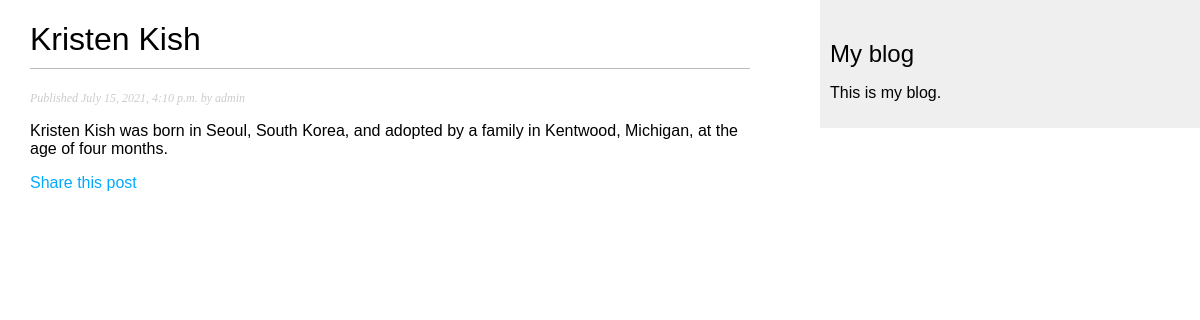
/blog/2021/7/15/kristen-kish/, run on the app's committed database.
### blog/models.py (models this page shows, shortened)
class Post(models.Model):
    STATUS_CHOICES = (
        ("draft", "Draft"),
        ("published", "Published"),
    )
    title = models.CharField(max_length=250)
    slug = models.SlugField(max_length=250, unique_for_date="publish")
    author = models.ForeignKey(
        User, on_delete=models.CASCADE, related_name="blog_posts"
    )
    body = models.TextField()
    publish = models.DateTimeField(default=timezone.now)
    created = models.DateTimeField(auto_now_add=True)
    updated = models.DateTimeField(auto_now=True)
    status = models.CharField(max_length=10, choices=STATUS_CHOICES, default="draft")
    objects = models.Manager()  # The default manager.
    published = PublishedManager()  # Our custom manager.
    class Meta:
        ordering = ("-publish",)

### blog/views.py (the view)
def post_detail(request, year, month, day, post):
    print("\n\n\n---------- post_detail called ----------\n")
    print("*DEBUG post_detail request: ", request)
    print("*DEBUG post_detail request.body: ", request.body)
    print("*DEBUG post_detail request.path: ", request.path)
    print("*DEBUG post_detail request.encoding: ", request.encoding)
    post = get_object_or_404(
        Post,
        slug=post,
        status="published",
        publish__year=year,
        publish__month=month,
        publish__day=day,
    )
    return render(request, "blog/post/detail.html", {"post": post})

### blog/templates/blog/post/detail.html (shortened to what this page needs)
{% extends "blog/base.html" %}
{% block content %}
  <h1>{{ post.title }}</h1>
  <p class="date">
    Published {{ post.publish }} by {{ post.author }}
  </p>
  {{ post.body|linebreaks }}
  <p>
  <a href="{% url 'post_share' post.id %}">
    Share this post
  </a>
  </p>
{% endblock %}

### blog/static/css/blog.css (style rules this page uses)
body { margin:0; padding:0; font-family:helvetica, sans-serif; }
a { color:#00abff; text-decoration:none; }
h1 { font-weight:normal; border-bottom:1px solid #bbb; padding:0 0 10px 0; }
p.date { color:#ccc; font-family: georgia, serif; font-size: 12px; font-style: italic; }

### data on the page
Post: title "Kristen Kish", publish "July 15, 2021, 4:10 p.m.", author "admin", body "Kristen Kish was born in Seoul, South Korea, and adopted by a family in Kentwood, Michigan, at the age of four months."
